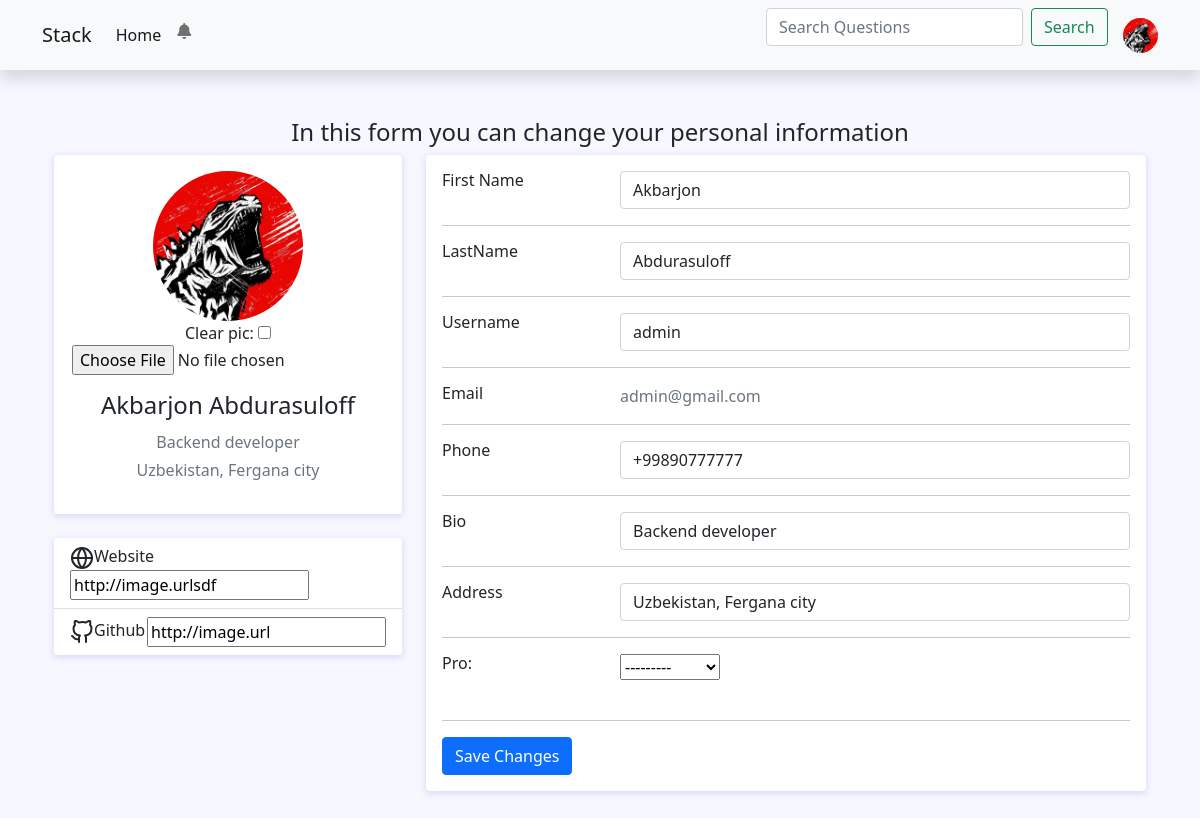
The page /edit/admin/ (signed in) on the database its author committed.
### users/models.py (models this page shows, shortened)
class User(AbstractUser):
      phone_number = models.CharField(max_length=13, null=True, blank=True)
      pro = models.ForeignKey("questions.Category", on_delete=models.SET_NULL, null=True, blank=True )
      address = models.CharField(max_length=100, null=True, blank=True)
      bio = models.CharField(max_length=100, null=True, blank=True)
      pic = models.ImageField(upload_to='profiles/', blank=True, null=True)
      web = models.URLField(null=True, blank=True)
      github = models.URLField(null=True, blank=True)
      is_verified = models.BooleanField(default=False)

### users/views.py (the view)
# urls.py: path('edit/<str:username>/', ProfileEditView.as_view(), name=''),
class ProfileEditView(UpdateView):
    form_class = CustomUserChangeForm
    template_name = "edit-profile.html"
    def get_object(self):
        object = get_object_or_404(User, username=self.kwargs.get("username"))
        if self.request.user.username == object.username:
            return object
        else:
            print("you are not the owner!!")

### users/forms.py
class CustomUserChangeForm(UserChangeForm):
      class Meta(UserChangeForm):
            model = User
            fields = ("username", 'pro', "first_name", "last_name", "pic", 'github', 'web', 'phone_number', 'address','bio'   )

### answers/views.py (called while the page is built)
def countanswernotifications(request):
	notifications = 0
	if request.user.is_authenticated:
		notifications = Answer.objects.filter(author_of_question=request.user, is_seen=False).count()
	return  {'notifications':notifications}

def countreplynotifications(request):
	notifications = 0
	if request.user.is_authenticated:
		notifications = Reply.objects.filter(author_of_answer=request.user, is_seen=False).count()
	return  {'replynotifications':notifications}

def countlikenotifications(request):
	notifications = 0
	if request.user.is_authenticated:
		notifications = Likes.objects.filter(author_of_answer=request.user, is_seen=False).count()
	return  {'likenotifications':notifications}

### questions/views.py (called while the page is built)
def get_category(request):
      category = Category.objects.all()
      return {'category': category}

### users/views.py (called while the page is built)
def get_user(request):
    user = request.user
    return {'user':user}

### templates/edit-profile.html (shortened to what this page needs)
{% extends 'base.html' %}
{% load hitcount_tags %}
{% block content %}
{% load crispy_forms_tags %}
<br><br>
<div class="container">
<h4><center>In this form you can  change your personal information</center></h4>{{users}}
{%  if object %}
 <form enctype="multipart/form-data"  class="container" method="post">
  <div class="main-body">
    <div class="row gutters-sm">
      <div class="col-md-4 mb-3">
        <div class="card">
          <div class="card-body">
            <div class="d-flex flex-column align-items-center text-center">
              {% if user.pic %}
              <img src="{{user.pic.url}}" alt="{{user.pic.url}}" class="rounded-circle" width="150">
              {% else %}
              <img src="https://www.business2community.com/wp-content/uploads/2017/08/blank-profile-picture-973460_640.png" alt="guest" class="rounded-circle" width="150">
              {% endif %}
              <label for="pic-clear_id">Clear pic:  <input type="checkbox" name="pic-clear" id="pic-clear_id"> </label>
              <input type="file" name="pic" accept="image/*" class="clearablefileinput form-control-file" id="id_pic">
              <div class="mt-3">
                <h4>{{user.first_name}} {{user.last_name}}</h4>
                 <p style="margin-top: 10px;" class="text-secondary mb-1">{{user.bio}}</p>
                <p class="text-muted font-size-sm">{{user.address}}</p>
              </div>
            </div>
          </div>
        </div>
        <div class="card mt-3">
          <ul class="list-group list-group-flush">
            <li class="list-group-item d-flex justify-content-between align-items-center flex-wrap">
              <h6 class="mb-0">Website</h6>
              <span class="text-secondary"><input  type="url"  {% if user.web %} value="{{user.web}}" {% endif %} name="web" maxlength="200" ></span>
            </li>
            <li class="list-group-item d-flex justify-content-between align-items-center flex-wrap">
              <h6 class="mb-0">Github</h6>
              <span class="text-secondary"><input  type="url" {% if user.github %} value="{{user.github}}" {% endif %} name="github" maxlength="200" ></span>
            </li>
          </ul>
        </div>
      </div>
      <div class="col-md-8">
        <div class="card mb-3">
          <div class="card-body">
            <div class="row">
              <div class="col-sm-3">
                <h6 class="mb-0">First Name</h6>
              </div>
              <div class="col-sm-9 text-secondary">
                <input required type="text" name="first_name" value="{{user.first_name}}" maxlength="150" class="textinput textInput form-control" id="id_first_name">
              </div>
            </div>
            <hr>
            <div class="row">
                <div class="col-sm-3">
                  <h6 class="mb-0">LastName</h6>
                </div>
                <div class="col-sm-9 text-secondary">
                      <input type="text" name="last_name" value="{{user.last_name}}" maxlength="150" class="textinput textInput form-control" id="id_first_name">
                </div>
              </div>
              <hr>
            <div class="row">
              <div class="col-sm-3">
                <h6 class="mb-0">Username</h6>
              </div>
              <div class="col-sm-9 text-secondary">
                <input required type="text" name="username" value="{{user.username}} " maxlength="150" class="textinput textInput form-control" required id="id_username">
              </div>
            </div>
            <hr>
            <div class="row">
              <div class="col-sm-3">
                <h6 class="mb-0">Email</h6>
              </div>
              <div class="col-sm-9 text-secondary">
                {{user.email}}
              </div>
            </div>
            <hr>
            <div class="row">
              <div class="col-sm-3">
                <h6 class="mb-0">Phone</h6>
              </div>
              <div class="col-sm-9 text-secondary">
                <input type="text" name="phone_number" value="{{user.phone_number}}" maxlength="13" class="textinput textInput form-control" id="id_first_name">
              </div>
            </div>
            <hr>
            <div class="row">
              <div class="col-sm-3">
                <h6 class="mb-0">Bio</h6>
              </div>
              <div class="col-sm-9 text-secondary">
                <input type="text" name="bio" value="{{user.bio}}" maxlength="100" class="textinput textInput form-control" id="id_bio">
              </div>
            </div>
            <hr>
            <div class="row">
              <div class="col-sm-3">
                <h6 class="mb-0">Address</h6>
              </div>
              <div class="col-sm-9 text-secondary">
                <input type="text" name="address" value="{{user.address}} " maxlength="100" class="textinput textInput form-control" id="id_address">
              </div>
            </div>
            <hr>
            <div class="row">
              <div class="col-sm-3">
                <h6 class="mb-0"> Pro:</h6>
              </div>
              <div class="col-sm-9 text-secondary">
                <select name="pro" id="id_pro">
                  <option value="" selected>---------</option>
                </select><br><br>
              </div>
            </div>
            <hr>
            <div class="row">
              <div class="col-sm-12">
                <button type="submit" class="btn btn-primary"  >Save Changes</button>
              </div>
            </div>
          </div>
       </div>
      </div>
    </div>
  </div>
</form>
{% else %}
<center>You are not owner</center>
  {% endif   %}
</div>
{% endblock content %}

### templates/base.html (shortened to what this page needs)
<!DOCTYPE html>
<html lang="en">
<head>
      <link href="https://cdn.jsdelivr.net/npm/bootstrap@5.0.2/dist/css/bootstrap.min.css" rel="stylesheet">
</head>
<body>
      <nav class=" top shadow navbar navbar-expand-lg navbar-light bg-light">
            <div class="container">
              <a class="navbar-brand" href="/">Stack</a>
              <div class="collapse navbar-collapse" id="navbarScroll">
                <ul class="navbar-nav me-auto my-2 my-lg-0 navbar-nav-scroll" style="--bs-scroll-height: 100px;">
                  <li class="nav-item">
                    <a class="nav-link active" aria-current="page" href="/">Home</a>
                  </li>
                  <li class="nav-item dropdown">
                    {% if user.is_authenticated %}
                    <div class="dropdown">
                    <a class="nav-link " href="#" data-bs-toggle="dropdown" aria-expanded="false">
                        <i class="fas fa-bell "></i>
                        </a>
                    {% endif %}
                  </li>
                </ul>
                <form action="{% url 'home'  %}"  class="d-flex">
                  <input class="form-control me-2" type="search" name="q" placeholder="Search Questions" aria-label="Search">
                  <button class="btn btn-outline-success" type="submit">Search</button>
                </form>
                {% if user.is_authenticated %}
                <div class="dropdown">
                  <a href="#" role="button" id="dropdownMenuLink" data-bs-toggle="dropdown" aria-expanded="false">
                        <img
                        {% if user.pic %}
                        src="{{user.pic.url}}"
                        {% else %}
                        src="https://www.business2community.com/wp-content/uploads/2017/08/blank-profile-picture-973460_640.png"
                        {% endif %}
                        class="rounded-circle"
                        height="35"
                        alt="Black and White Portrait of a Man"
                        loading="lazy"
                      />
                  </a>
                </div>
                {% else %}
                <a style="margin-right:5px;" href="/accounts/login" class="btn btn-primary" >Login </a>
                <a href="/signup" class="btn btn-primary" > Signup</a>
                {% endif %}
                </div>
              </div>
          </nav>
    {% block content %}
    {% endblock content %}
</body>
</html>

### templates/base.html (style rules this page uses)
body { background: #f7f7ff; }
.card { position: relative; display: flex; flex-direction: column; min-width: 0; word-wrap: break-word; background-color: #fff; background-clip: border-box; border: 0 solid transparent; border-radius: .25rem; margin-bottom: 1.5rem; box-shadow: 0 2px 6px 0 rgb(218 218 253 / 65%), 0 2px 6px 0 rgb(206 206 238 / 54%); }
.me-2 { margin-right: .5rem!important; }

### rows shown on the page
User: pic (picture), first_name "Akbarjon", last_name "Abdurasuloff", bio "Backend developer", address "Uzbekistan, Fergana city", web "http://image.urlsdf", github "http://image.url", username "admin", email "admin@gmail.com", phone_number "+99890777777"
